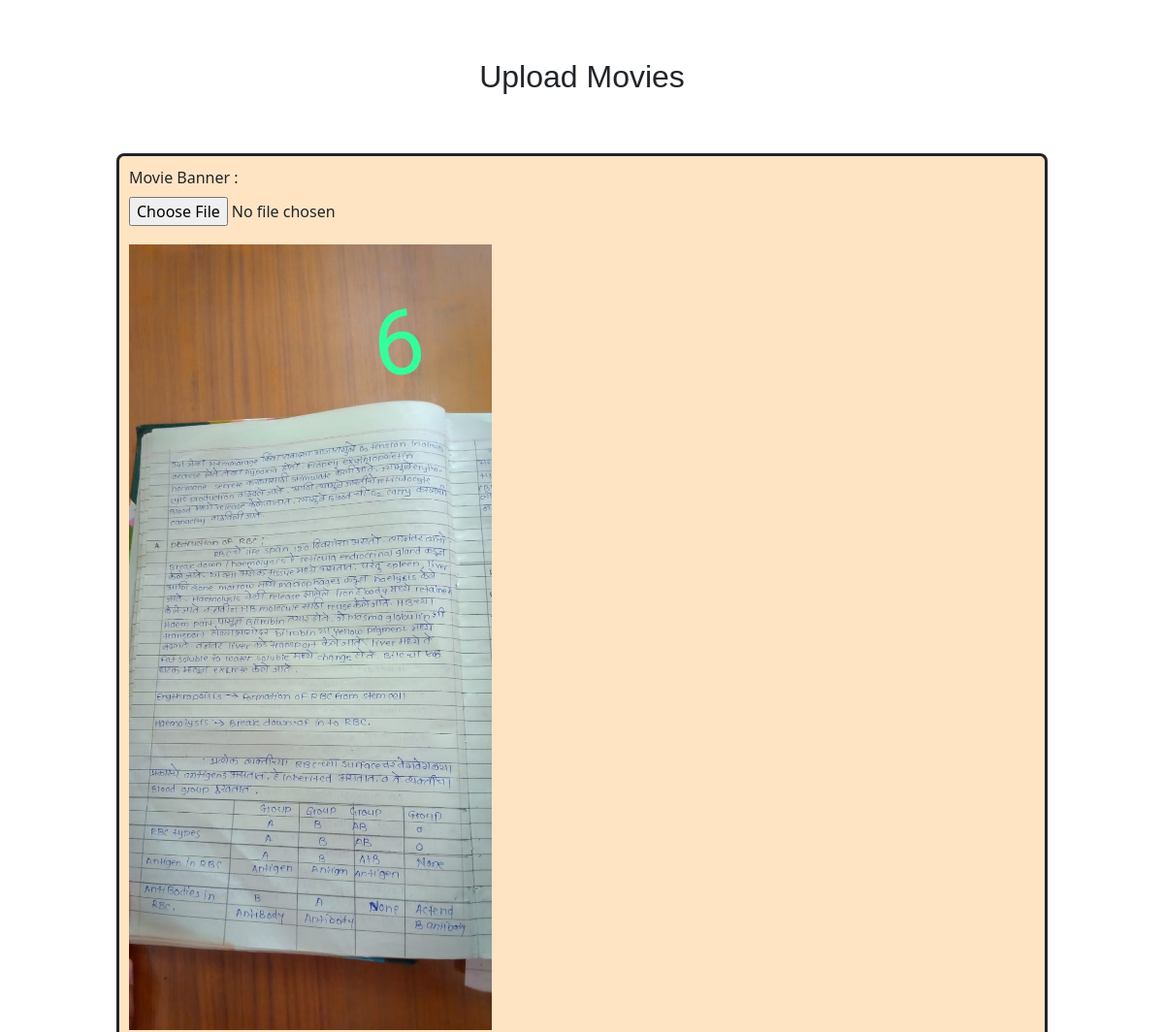
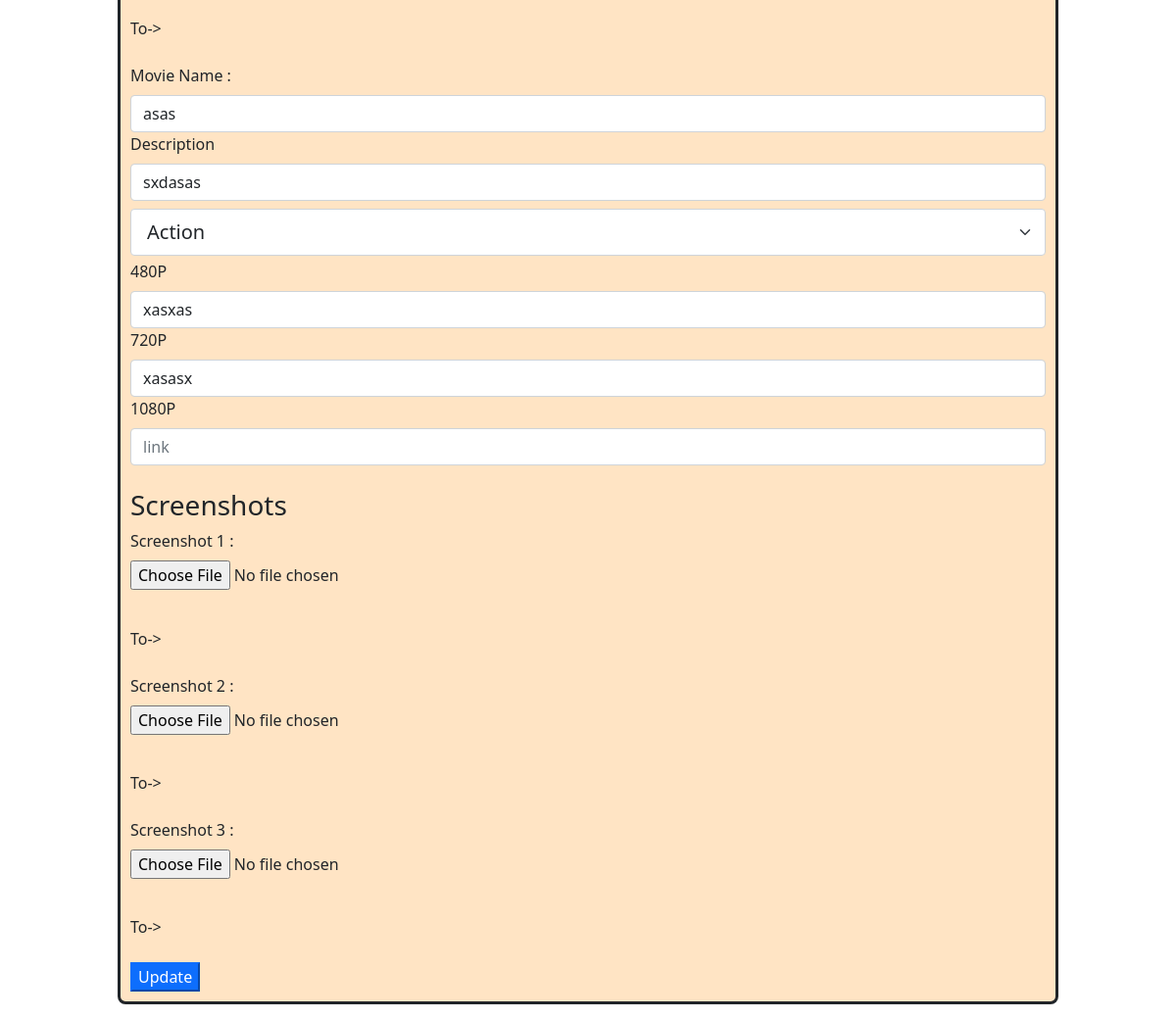
Screenshot of /admin7875632522/update.php?Id=8 with the database file from the repository (2 pictures, top to bottom).
### tables this page shows
CREATE TABLE `movies` (
  `Id` int(255) NOT NULL,
  `Name` mediumtext NOT NULL,
  `Description` longtext NOT NULL,
  `Link480` longtext NOT NULL,
  `Link720` longtext NOT NULL,
  `Link1080` longtext NOT NULL,
  `Bannerimage` longtext NOT NULL,
  `Screenshot1` longtext NOT NULL,
  `Screenshot2` longtext NOT NULL,
  `Screenshot3` longtext NOT NULL,
  `Categories` varchar(255) NOT NULL,
  `Popular` varchar(255) NOT NULL,
  `WebEp` longtext NOT NULL
);

### admin7875632522/update.php (the view, shortened to what this page needs)
<!DOCTYPE html>
<html lang="en">
<head>
    <link rel="stylesheet" href="css2/cssfile4.css">
    <link rel="stylesheet" href="https://cdn.jsdelivr.net/npm/bootstrap@4.0.0/dist/css/bootstrap.min.css">
    <link rel="stylesheet" href="css2/cssfile8.css">
    <link rel="stylesheet" href="https://cdn.jsdelivr.net/npm/bootstrap@4.0.0/dist/css/bootstrap.min.css">
    <link href="https://cdn.jsdelivr.net/npm/bootstrap@5.0.2/dist/css/bootstrap.min.css" rel="stylesheet">
</head>
<body>
<?php
include 'config.php';
$ID = $_GET['Id'];
$Record = mysqli_query($con,"SELECT * FROM `movies` WHERE Id=$ID");
$data = mysqli_fetch_array($Record);
?>
<center>
<h2 class="settextstyle" >Upload Movies</h2>
</center>
<form action="updatequery.php" method="POST" enctype="multipart/form-data">
  <div class="form-group formbg">
    <label for="exampleFormControlFile1">Movie Banner : </label>
    <input type="file" name="bannerImg" class="form-control-file" onchange="getImagePreview(event)" id="upload_file" required>
    <img class="setupimageview" src="../uploadImage/<?php echo $data['Bannerimage'] ?>" alt=""><br>
To-> <br>
    <br>
    <label for="formGroupExampleInput">Movie Name : </label>
    <input type="text" name="movieName" class="form-control" id="formGroupExampleInput" placeholder="Moivie Name With Languages" value="<?php echo $data['Name'] ?>">
    <label for="formGroupExampleInput2">Description</label>
    <input type="text" name="movieDescription" class="form-control" id="formGroupExampleInput2" placeholder="Description" value="<?php echo $data['Description'] ?>">
    <select class="form-select form-select-lg mt-2 mb-1" aria-label=".form-select-lg example" name="categories">
  <option value="action">Action</option>
</select>
    <label for="formGroupExampleInput2">480P</label>
    <input type="text" name="movieLink480" class="form-control" id="formGroupExampleInput2" placeholder="link" value="<?php echo $data['Link480'] ?>">
    <label for="formGroupExampleInput2">720P</label>
    <input type="text" name="movieLink720" class="form-control" id="formGroupExampleInput2" placeholder="link" value="<?php echo $data['Link720'] ?>">
    <label for="formGroupExampleInput2">1080P</label>
    <input type="text" name="movieLink1080" class="form-control" id="formGroupExampleInput2" placeholder="link" value="<?php echo $data['Link1080'] ?>"> <br>
    <h3>Screenshots</h3>
    <label for="exampleFormControlFile1">Screenshot 1 : </label>
    <input type="file" name="screenshotno1" class="form-control-file" onchange="getSS1(event)" id="previewss1" required>
    <img class="setupimageview" src="../screenshots/<?php echo $data['Screenshot1'] ?>" alt=""><br>
    To-> <br>
    <div id="screenshot1"></div><br>
    <label for="exampleFormControlFile1">Screenshot 2 : </label>
    <input type="file" name="screenshotno2" class="form-control-file" onchange="getSS2(event)" id="previewss2" >
    <img class="setupimageview" src="../screenshots/<?php echo $data['Screenshot2'] ?>" alt=""><br>
    To-> <br>
    <div id="screenshot2"></div><br>
    <label for="exampleFormControlFile1">Screenshot 3 : </label>
    <input type="file" name="screenshotno3" class="form-control-file"  onchange="getSS3(event)" id="previewss3">
    <img class="setupimageview" src="../screenshots/<?php echo $data['Screenshot3'] ?>" alt=""><br>
    To-> <br>
    <div id="screenshot3"></div><br>
    <input type="submit" name="update" value="Update" class="btn-primary">
    </div>
</form>
</body>
</html>

### admin7875632522/css2/cssfile4.css (style rules this page uses)
.setupimageview { max-width: 40%; max-height: 25%; margin-top: 2%; margin-bottom: 2%; }
.formbg { padding: 10px; border-radius: 8px; border-style: solid; background-color: bisque; width: 80%; margin-left: 10%; margin-right: 10%; margin-top: 5%; }
.settextstyle { margin-top: 5%; font-family: Impact, Haettenschweiler, 'Arial Narrow Bold', sans-serif; }

### rows the page displays
movies: Bannerimage (picture), movieName "asas", movieDescription "sxdasas", movieLink480 "xasxas", movieLink720 "xasasx"
